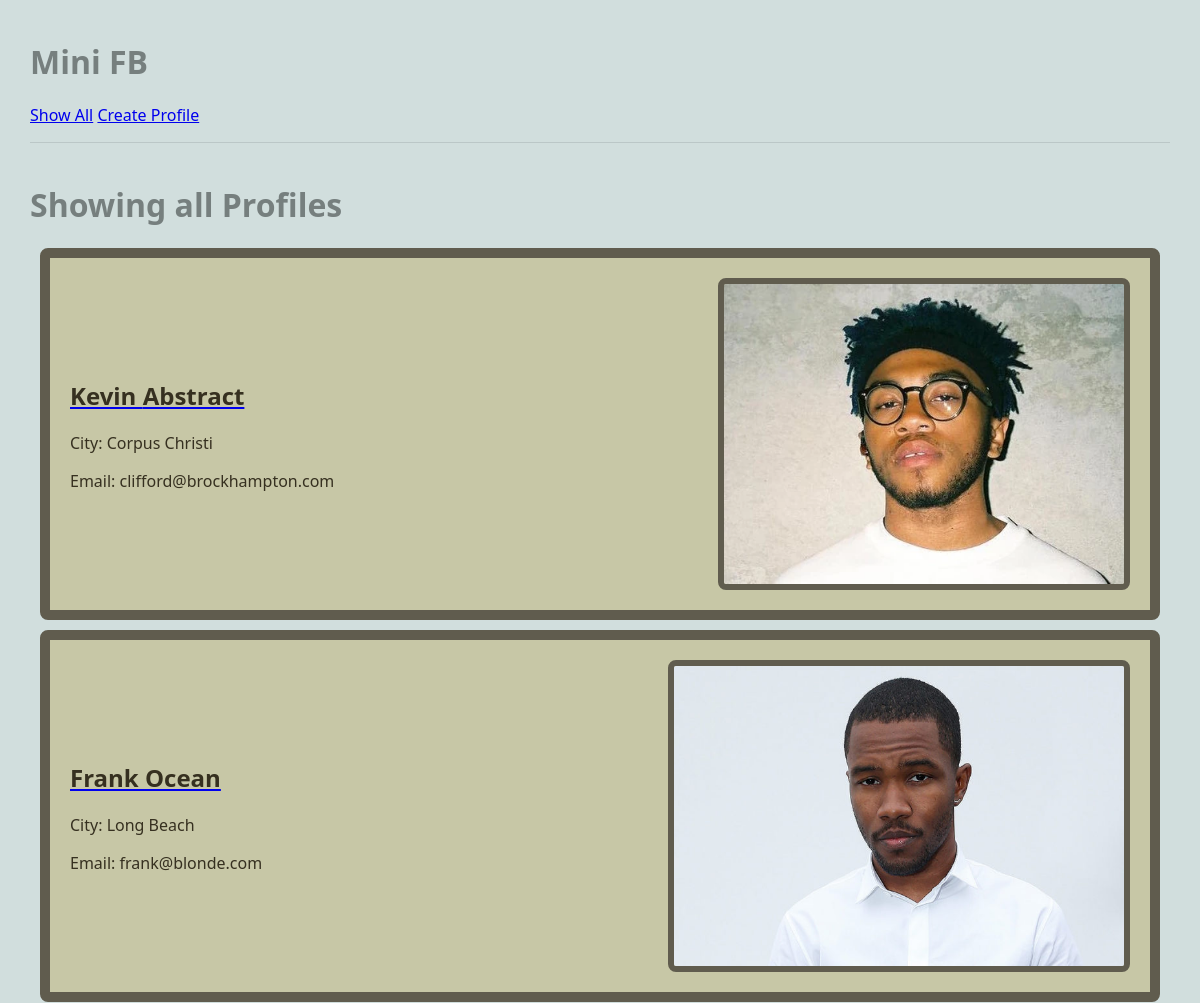
Page /mini_fb/ (upper part) on the earlier database version.
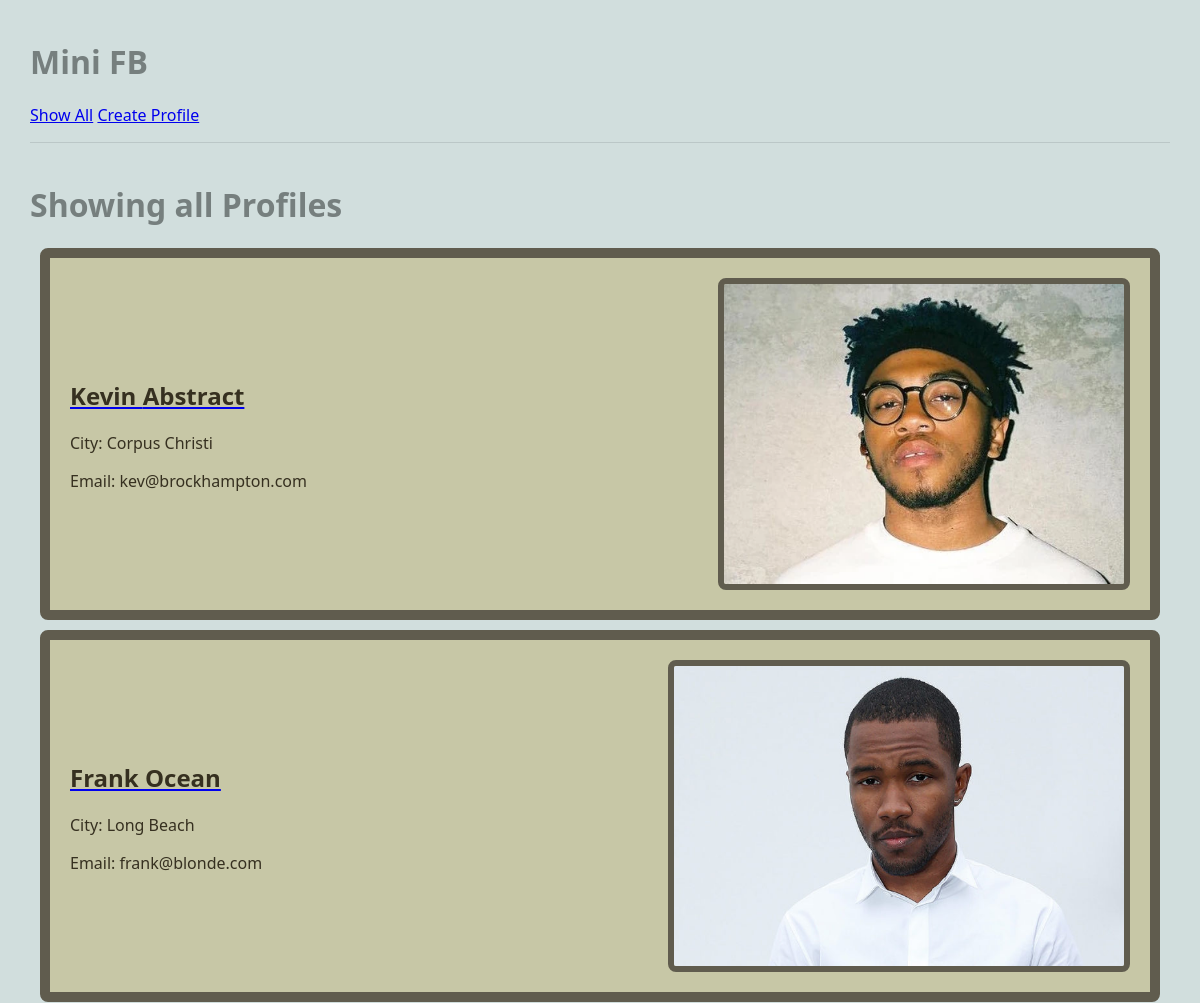
Same page on the later database version.
### mini_fb/models.py (models this page shows, shortened)
class Profile(models.Model):
    first_name = models.TextField(blank=True)
    last_name = models.TextField(blank=True)
    city = models.TextField(blank=True)
    email = models.EmailField(blank=True)
    profile_image = models.ImageField(blank=True) # an actual image

### mini_fb/views.py (the view)
# urls.py: path('', ShowAllProfilesView.as_view(), name='show_all_profiles'), # generic class-based view
class ShowAllProfilesView(ListView):
    model = Profile
    template_name = "mini_fb/show_all_profiles.html"
    context_object_name = "profiles"

### mini_fb/templates/mini_fb/show_all_profiles.html
{% extends 'mini_fb/base.html' %}
{% block content %}
<h1>Showing all Profiles</h1>
<div class="profiles-container">
    {% for profile in profiles %}
    <div class="profile-row">
        <div class="profile-info" style="text-align: left;">
            <a href="{% url 'profile' profile.pk %}">
                <h2>{{profile.first_name}} {{profile.last_name}}</h2>
            </a>
            <p>City: {{profile.city}}</p>
            <p>Email: {{profile.email}}</p>
        </div>
        {% if profile.profile_image %}
        <div class="profile-image" style="text-align: right;">
            <a href="{% url 'profile' profile.pk %}">
                <img src="{{profile.profile_image.url}}" alt="Profile photo of {{profile.first_name}}">
            </a>
        </div>
        {% else %}
        <h3>no image</h3>
        {% endif %}
    </div>
    {% endfor %}
</div>
{% endblock %}

Differences in the rows shown:
changed Profile "Kevin": email "clifford@brockhampton.com" → "kev@brockhampton.com"
